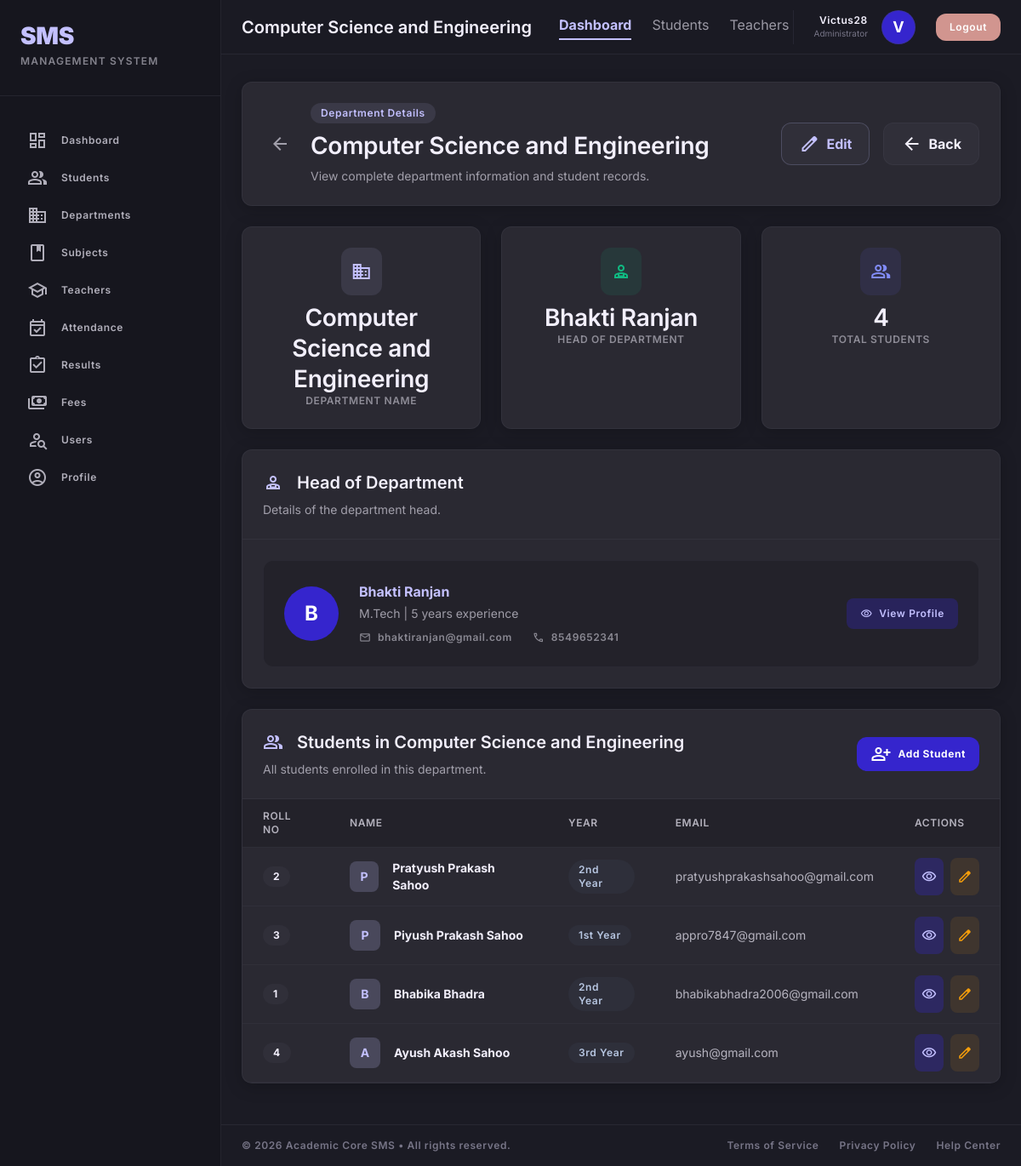
Before: /departments/1/ (signed in) with the older database file.
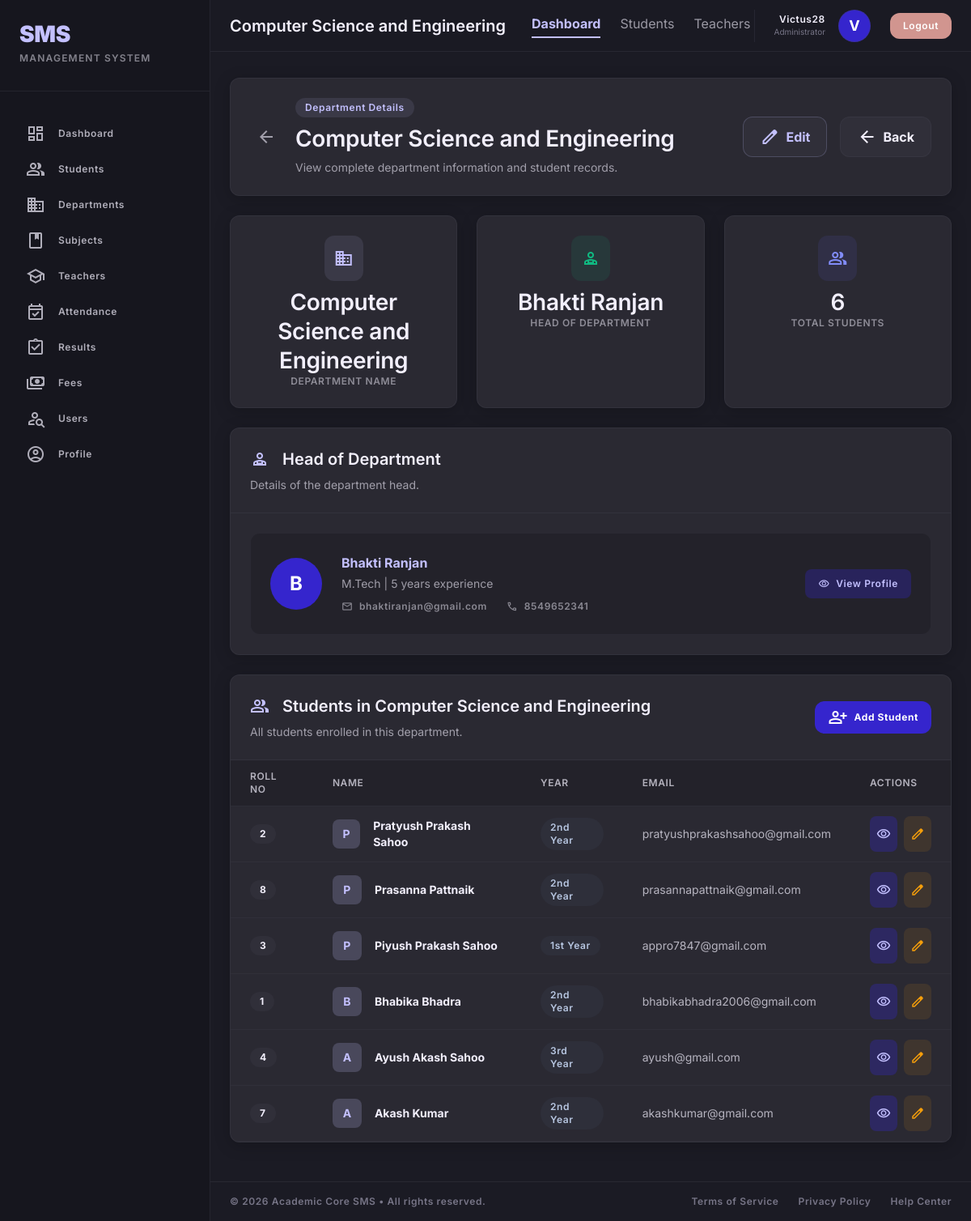
After: the same page with the newer database file.
### StudentManage_app/models.py (models this page shows, shortened)
class Department(models.Model):
    name = models.CharField(max_length=100)
    hod = models.ForeignKey(
        'Teacher',  # Use string reference to avoid circular import
        on_delete=models.SET_NULL,  # Keep department if teacher is deleted
        null=True,
        blank=True,
        related_name='headed_departments'  # Access from Teacher side
    )
    @property
    def total_students(self):
        return self.students.count()

class Student(models.Model):
    YEAR_CHOICES = (
        ('1st Year', '1st Year'),
        ('2nd Year', '2nd Year'),
        ('3rd Year', '3rd Year'),
        ('4th Year', '4th Year'),
    )
    GENDER_CHOICES = (
        ('Male', 'Male'),
        ('Female', 'Female'),
        ('Other', 'Other'),
    )
    name = models.CharField(max_length=100)
    roll_no = models.CharField(max_length=20, unique=True)
    email = models.EmailField(unique=True)
    phone = models.CharField(max_length=15)
    department = models.ForeignKey(Department, on_delete=models.CASCADE, related_name='students')
    year = models.CharField(max_length=20, choices=YEAR_CHOICES)
    gender = models.CharField(max_length=20, choices=GENDER_CHOICES)
    dob = models.DateField()
    address = models.TextField()
    photo = models.ImageField(upload_to='students/', blank=True, null=True)
    created_at = models.DateTimeField(auto_now_add=True,null=True,blank=True)
    class Meta:
        ordering = ['-name']

class Teacher(models.Model):
    teacher_id = models.CharField(max_length=20, unique=True,null=True,blank=True)
    name = models.CharField(max_length=100)
    email = models.EmailField(unique=True)
    phone = models.CharField(max_length=15)
    qualification = models.CharField(max_length=100, null=True, blank=True)
    experience = models.IntegerField(default=0)
    department = models.ForeignKey(Department, on_delete=models.CASCADE)
    joining_date = models.DateField(null=True, blank=True)
    status = models.BooleanField(default=True)
    created_at = models.DateTimeField(null=True, blank=True)
    password_hash = models.CharField(max_length=128, blank=True, null=True)
    is_teacher_admin = models.BooleanField(default=False, help_text="Can manage other teachers")

### StudentManage_app/views.py (the view)
# urls.py: path('departments/<int:id>/',views.department_detail,name='department_detail'),
@login_required
def department_detail(request, id):
    department = get_object_or_404(Department, id=id)
    context = {'department': department}
    return render(request, 'StudentManage_app/department_detail.html', context)

### StudentManage_app/templates/StudentManage_app/department_detail.html (shortened to what the changed rows need)
{% extends 'base.html' %}
{% block page_title %}{{ department.name }}{% endblock %}
{% block content %}
<section class="card-shadow bg-surface-container rounded-xl p-md flex flex-col md:flex-row justify-between items-start md:items-center gap-md border border-outline-variant/30">
    <div class="flex items-center gap-sm">
        <div>
            <span class="inline-block px-3 py-1 bg-primary/10 text-primary text-label-md font-label-md rounded-full mb-xs">Department Details</span>
            <h1 class="text-headline-lg font-headline-lg text-on-surface">{{ department.name }}</h1>
            <p class="text-body-md text-on-surface/60 mt-xs">View complete department information and student records.</p>
        </div>
    </div>
</section>
<section class="grid grid-cols-1 sm:grid-cols-3 gap-gutter">
    <div class="card-shadow bg-surface-container rounded-xl p-md border border-outline-variant/30 flex flex-col items-center text-center">
        <div class="p-3 bg-primary/10 rounded-xl mb-xs">
            <span class="material-symbols-outlined text-2xl text-primary">business</span>
        </div>
        <div class="text-headline-lg font-headline-lg text-on-surface">{{ department.name }}</div>
        <div class="text-label-md font-label-md text-on-surface/50 uppercase tracking-wider">Department Name</div>
    </div>
    <div class="card-shadow bg-surface-container rounded-xl p-md border border-outline-variant/30 flex flex-col items-center text-center">
        <div class="p-3 bg-success/10 rounded-xl mb-xs">
            <span class="material-symbols-outlined text-2xl text-success">person_apron</span>
        </div>
        <div class="text-headline-lg font-headline-lg text-on-surface">
            {% if department.hod %}
                {{ department.hod.name }}
            {% else %}
                Not Assigned
            {% endif %}
        </div>
        <div class="text-label-md font-label-md text-on-surface/50 uppercase tracking-wider">Head of Department</div>
    </div>
    <div class="card-shadow bg-surface-container rounded-xl p-md border border-outline-variant/30 flex flex-col items-center text-center">
        <div class="p-3 bg-indigo-500/10 rounded-xl mb-xs">
            <span class="material-symbols-outlined text-2xl text-indigo-400">group</span>
        </div>
        <div class="text-headline-lg font-headline-lg text-on-surface">{{ department.total_students|default:"0" }}</div>
        <div class="text-label-md font-label-md text-on-surface/50 uppercase tracking-wider">Total Students</div>
    </div>
</section>
{% if department.hod %}
<section class="card-shadow bg-surface-container rounded-xl border border-outline-variant/30 overflow-hidden">
    <div class="p-md border-b border-outline-variant/30">
        <h2 class="text-headline-md font-headline-md text-on-surface flex items-center gap-sm">
            <span class="material-symbols-outlined text-primary">person_apron</span>
            Head of Department
        </h2>
        <p class="text-body-md text-on-surface/60 mt-xs">Details of the department head.</p>
    </div>
    <div class="p-md">
        <div class="flex flex-col sm:flex-row items-start sm:items-center gap-md p-md bg-surface-container-low rounded-xl border border-outline-variant/20">
            <div class="w-16 h-16 rounded-full bg-primary-container text-on-primary flex items-center justify-center text-2xl font-bold shrink-0">
                {{ department.hod.name|first|upper }}
            </div>
            <div class="flex-1 min-w-0">
                <a href="{% url 'teacher_detail' department.hod.id %}" class="text-body-lg font-bold text-primary hover:underline transition-all">
                    {{ department.hod.name }}
                </a>
                <p class="text-body-md text-on-surface/60 mt-1">
                    {{ department.hod.qualification|default:"" }}
                    {% if department.hod.experience %}| {{ department.hod.experience }} years experience{% endif %}
                </p>
                <div class="flex flex-wrap gap-md mt-2">
                    {% if department.hod.email %}
                    <span class="flex items-center gap-xs text-label-md font-label-md text-on-surface/50">
                        <span class="material-symbols-outlined text-sm">email</span>
                        {{ department.hod.email }}
                    </span>
                    {% endif %}
                    {% if department.hod.phone %}
                    <span class="flex items-center gap-xs text-label-md font-label-md text-on-surface/50">
                        <span class="material-symbols-outlined text-sm">phone</span>
                        {{ department.hod.phone }}
                    </span>
                    {% endif %}
                </div>
            </div>
            <a href="{% url 'teacher_detail' department.hod.id %}" class="shrink-0 flex items-center gap-xs px-4 py-2 bg-primary-container/30 text-primary rounded-lg hover:bg-primary-container hover:text-on-primary transition-all text-label-md font-label-md">
                <span class="material-symbols-outlined text-sm">visibility</span>
                View Profile
            </a>
        </div>
    </div>
</section>
{% endif %}
<section class="card-shadow bg-surface-container rounded-xl border border-outline-variant/30 overflow-hidden">
    <div class="p-md border-b border-outline-variant/30 flex flex-col sm:flex-row justify-between items-start sm:items-center gap-sm">
        <div>
            <h2 class="text-headline-md font-headline-md text-on-surface flex items-center gap-sm">
                <span class="material-symbols-outlined text-primary">group</span>
                Students in {{ department.name }}
            </h2>
            <p class="text-body-md text-on-surface/60 mt-xs">All students enrolled in this department.</p>
        </div>
    </div>
    <div class="overflow-x-auto">
        <table class="w-full">
            <thead>
                <tr class="border-b border-outline-variant/30 bg-surface-container-low">
                    <th class="text-left px-md py-3 text-label-md font-label-md text-on-surface/70 uppercase tracking-wider">Roll No</th>
                    <th class="text-left px-md py-3 text-label-md font-label-md text-on-surface/70 uppercase tracking-wider">Name</th>
                    <th class="text-left px-md py-3 text-label-md font-label-md text-on-surface/70 uppercase tracking-wider">Year</th>
                    <th class="text-left px-md py-3 text-label-md font-label-md text-on-surface/70 uppercase tracking-wider">Email</th>
                    <th class="text-left px-md py-3 text-label-md font-label-md text-on-surface/70 uppercase tracking-wider">Actions</th>
                </tr>
            </thead>
            <tbody>
                {% for student in department.students.all %}
                <tr class="border-b border-outline-variant/20 hover:bg-surface-container-high/50 transition-colors group">
                    <td class="px-md py-3">
                        <span class="inline-flex items-center px-3 py-1 bg-surface-container-high rounded-full text-label-md font-label-md font-bold text-on-surface">
                            {{ student.roll_no }}
                        </span>
                    </td>
                    <td class="px-md py-3">
                        <div class="flex items-center gap-sm">
                            <div class="w-9 h-9 rounded-lg bg-primary/20 text-primary flex items-center justify-center font-bold text-sm">
                                {{ student.name|first|upper }}
                            </div>
                            <strong class="text-body-md font-bold text-on-surface">{{ student.name }}</strong>
                        </div>
                    </td>
                    <td class="px-md py-3">
                        <span class="inline-flex items-center px-3 py-1 bg-secondary-container/20 text-secondary rounded-full text-label-md font-label-md">
                            {{ student.year|default:"Not Set" }}
                        </span>
                    </td>
                    <td class="px-md py-3">
                        <span class="text-body-md text-on-surface/70">{{ student.email|default:"—" }}</span>
                    </td>
                    <td class="px-md py-3">
                        <div class="flex items-center gap-xs">
                            <a href="{% url 'student_detail' student.id %}"
                                class="p-2 bg-primary-container/30 text-primary rounded-lg hover:bg-primary-container hover:text-on-primary transition-all"
                                title="View">
                                <span class="material-symbols-outlined text-lg">visibility</span>
                            </a>
                            <a href="{% url 'edit_student' student.id %}"
                                class="p-2 bg-warning/10 text-warning rounded-lg hover:bg-warning hover:text-white transition-all"
                                title="Edit">
                                <span class="material-symbols-outlined text-lg">edit</span>
                            </a>
                        </div>
                    </td>
                </tr>
                {% endfor %}
            </tbody>
        </table>
    </div>
</section>
{% endblock %}

Changed rows visible on the page:
computed for Department "Computer Science and Engineering": total_students "4" → "6"
added Student: roll_no "8", name|first "P", name "Prasanna Pattnaik", year "2nd Year", email "prasannapattnaik@gmail.com"
added Student: roll_no "7", name|first "A", name "Akash Kumar", year "2nd Year", email "akashkumar@gmail.com"
